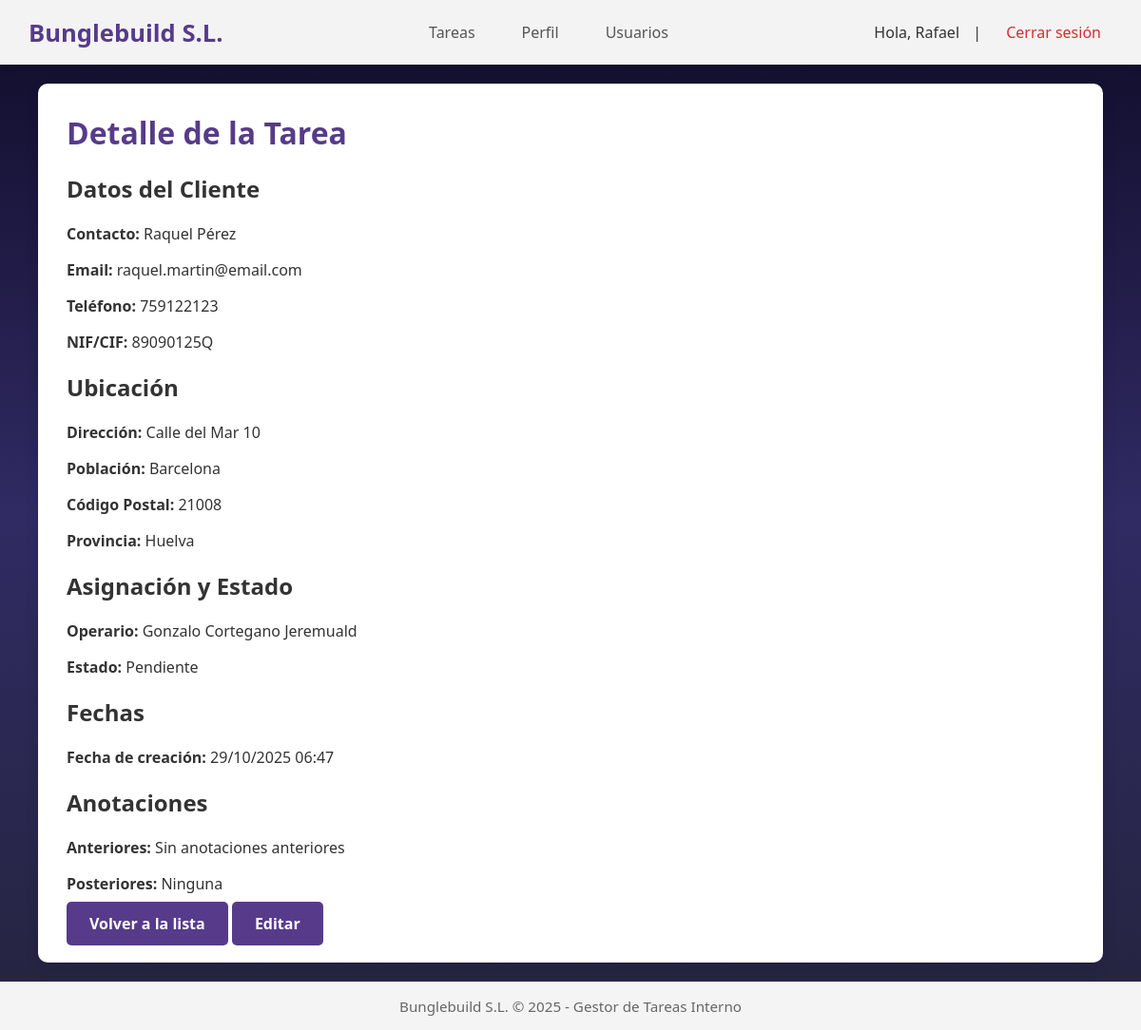
/public/tareas/ver/67 (signed in), run on the app's committed database.
### tables this page shows
CREATE TABLE `tarea` (
  `tarea_id` int(11) NOT NULL,
  `user_id` int(11) DEFAULT NULL,
  `nif_cif` varchar(20) DEFAULT NULL,
  `client_contacto` varchar(150) NOT NULL,
  `client_telefono` varchar(50) DEFAULT NULL,
  `client_email` varchar(150) NOT NULL,
  `client_direccion` varchar(255) DEFAULT NULL,
  `client_poblacion` varchar(100) DEFAULT NULL,
  `cp` varchar(5) DEFAULT NULL,
  `provincia` varchar(250) NOT NULL,
  `estado` enum('B','P','R','C') NOT NULL DEFAULT 'P',
  `fecha_creacion` timestamp NOT NULL DEFAULT current_timestamp(),
  `fecha_realizacion` date DEFAULT NULL,
  `anotaciones_anteriores` text DEFAULT NULL,
  `anotaciones_posteriores` text DEFAULT NULL,
  `fichero_resumen` varchar(255) DEFAULT NULL,
  `created_at` timestamp NULL DEFAULT NULL,
  `updated_at` timestamp NULL DEFAULT NULL
);

CREATE TABLE `usuario` (
  `user_id` int(11) NOT NULL,
  `user_name` varchar(255) NOT NULL,
  `user_surname` varchar(255) NOT NULL,
  `user_email` varchar(255) NOT NULL,
  `user_password` varchar(255) NOT NULL,
  `role` enum('admin','operario') NOT NULL DEFAULT 'operario',
  `remember_token` varchar(100) DEFAULT NULL,
  `created_at` timestamp NULL DEFAULT NULL,
  `updated_at` timestamp NULL DEFAULT NULL
);

### app/controllers/TareaController.php (called while the page is built, shortened)
<?php
class TareaController
{
    public function ver(int $tareaId)
    {
        $pdo = Database::getInstance()->getConnection();
        $stmt = $pdo->prepare("
            SELECT t.*, u.user_name, u.user_surname
            FROM tarea t
            LEFT JOIN usuario u ON t.user_id = u.user_id
            WHERE t.tarea_id = ?
        ");
        $stmt->execute([$tareaId]);
        $tarea = $stmt->fetch();
        include __DIR__ . '/../views/pages/tarea_ver.php';
        include __DIR__ . '/../views/layouts/main.php';
    }
}
?>

### app/views/pages/tarea_ver.php (the view, shortened to what this page needs)
<h1>Detalle de la Tarea</h1>
<div class="tarea-detalle">
    <h2>Datos del Cliente</h2>
    <p><strong>Contacto:</strong> <?= htmlspecialchars($tarea['client_contacto']) ?></p>
    <p><strong>Email:</strong> <?= htmlspecialchars($tarea['client_email']) ?></p>
    <p><strong>Teléfono:</strong> <?= htmlspecialchars($tarea['client_telefono'] ?? 'N/A') ?></p>
    <p><strong>NIF/CIF:</strong> <?= htmlspecialchars($tarea['nif_cif'] ?? 'N/A') ?></p>
    <h2>Ubicación</h2>
    <p><strong>Dirección:</strong> <?= htmlspecialchars($tarea['client_direccion'] ?? 'N/A') ?></p>
    <p><strong>Población:</strong> <?= htmlspecialchars($tarea['client_poblacion'] ?? 'N/A') ?></p>
    <p><strong>Código Postal:</strong> <?= htmlspecialchars($tarea['cp'] ?? 'N/A') ?></p>
    <p><strong>Provincia:</strong> <?= htmlspecialchars($tarea['provincia']) ?></p>
    <h2>Asignación y Estado</h2>
    <p><strong>Operario:</strong>
        <?php if (!empty($tarea['user_name'])): ?>
            <?= htmlspecialchars($tarea['user_name'] . ' ' . $tarea['user_surname']) ?>
        <?php else: ?>
            <em>Sin asignar</em>
        <?php endif; ?>
    </p>
    <p><strong>Estado:</strong>
        <?php
        $estado = match($tarea['estado']) {
            'B' => 'Borrador',
            'P' => 'Pendiente',
            'R' => 'Realizada',
            'C' => 'Cancelada',
            default => $tarea['estado']
        };
        echo htmlspecialchars($estado);
        ?>
    </p>
    <h2>Fechas</h2>
    <p><strong>Fecha de creación:</strong> <?= date('d/m/Y H:i', strtotime($tarea['fecha_creacion'])) ?></p>
    <h2>Anotaciones</h2>
    <p><strong>Anteriores:</strong> <?= nl2br(htmlspecialchars($tarea['anotaciones_anteriores'] ?? 'Ninguna')) ?></p>
    <p><strong>Posteriores:</strong> <?= nl2br(htmlspecialchars($tarea['anotaciones_posteriores'] ?? 'Ninguna')) ?></p>
</div>
<div style="margin-top: 20px;">
    <a href="<?= BASE_PATH ?>/tareas" class="btn">Volver a la lista</a>
    <?php if ($_SESSION['role'] === 'admin'): ?>
        <a href="<?= BASE_PATH ?>/tareas/editar/<?= (int)$tarea['tarea_id'] ?>" class="btn">Editar</a>
    <?php endif; ?>
</div>

### assets/css/main.css (style rules this page uses)
body { margin: 0; padding: 0; font-family: 'Segoe UI', Tahoma, Geneva, Verdana, sans-serif; background: linear-gradient(to bottom, #0f0c29, #302b63, #24243e); color: #333; }
.content h1 { color: #573b8a; margin-top: 0; }
button, .btn { padding: 12px 24px; background: #573b8a; color: white; text-decoration: none; border: none; border-radius: 5px; font-size: 16px; font-weight: bold; cursor: pointer; transition: background 0.2s ease; }

### data on the page
tarea: client_contacto "Raquel Pérez", client_email "raquel.martin@email.com", client_telefono "759122123", nif_cif "89090125Q", client_direccion "Calle del Mar 10", client_poblacion "Barcelona", cp "21008", provincia "Huelva", user.user_surname "Gonzalo Cortegano Jeremuald", estado "Pendiente", fecha_creacion "29/10/2025 06:47", anotaciones_anteriores "Sin anotaciones anteriores", anotaciones_posteriores "Ninguna"

### other printed values
$_SESSION['user_name'] "Rafael"
